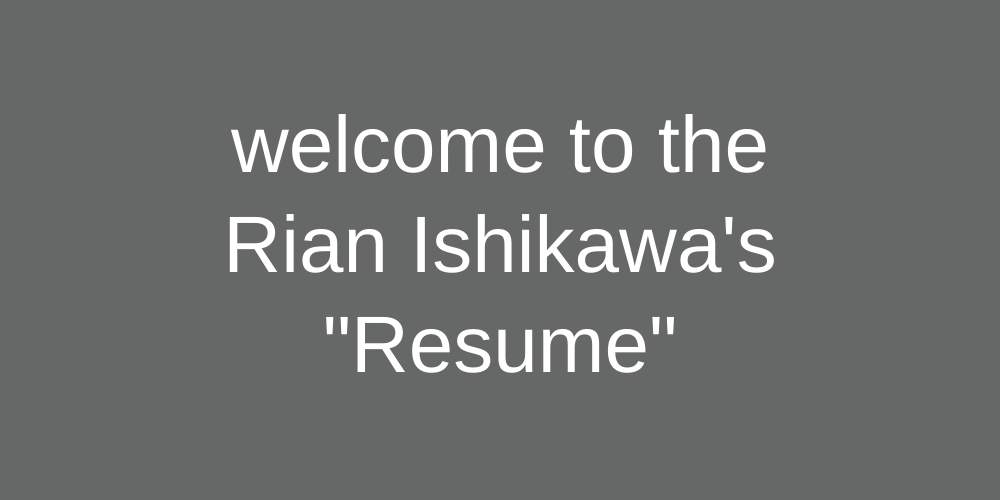
Frame 1 (no input)
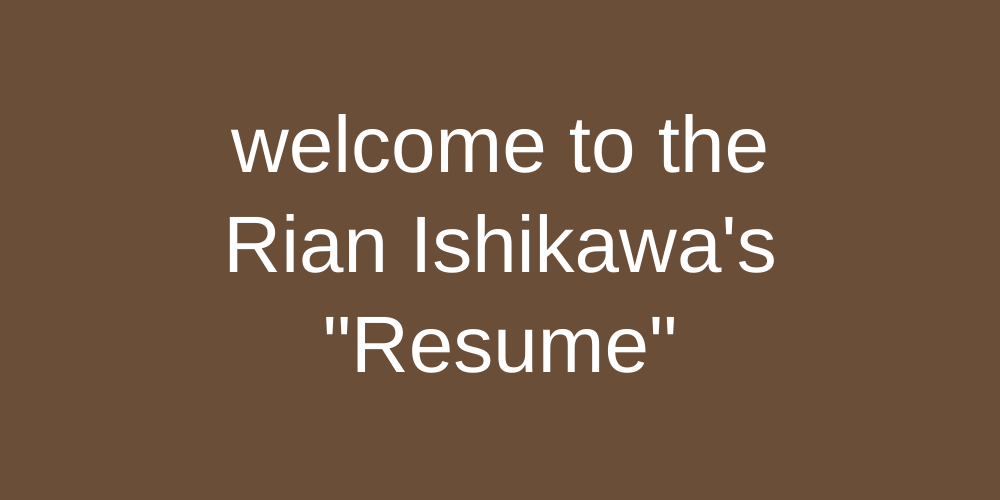
Frame 60 (no input)
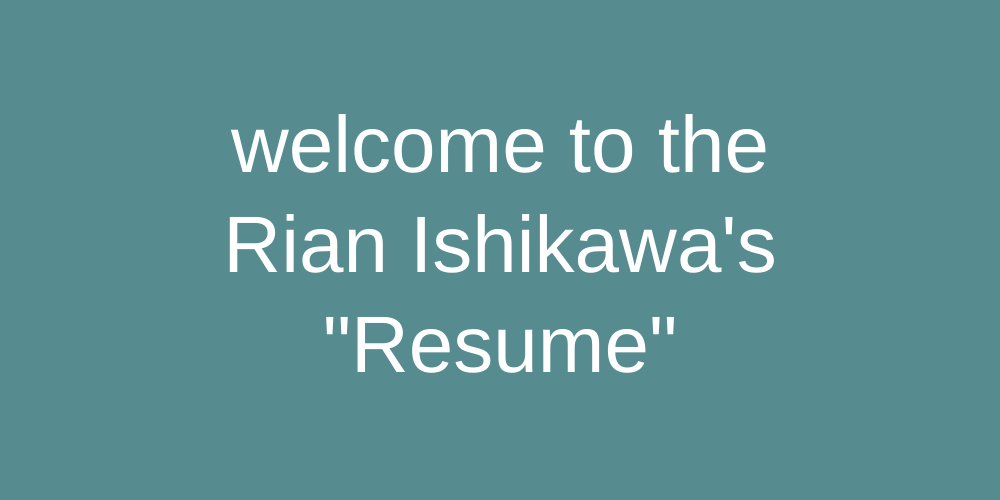
Frame 120 (the mouse pressed at the canvas centre since frame 60)

The p5.js sketch that drew these frames (run headless with seeded random() and noise() and a simulated clock; from frame 60 on, the mouse is pressed at the canvas centre):

// p5.js sketch
// ── sketch.js
// Code 2
// Section B
// BFADT
// Spring 2018
// Jonathan Beilin

// Based on code by Bryan Ma

// week 4
// simple scene state machine

let sceneStates = Object.freeze({
  ABOUT: 0,
  TUTORIAL: 1,
  ONE: 2,
  TWO: 3,
  THREE: 4,
  END: 5
});

let currentState = sceneStates.ABOUT;

let keyOn = false;
let tutorialTimer;
let gameTimer;
let gameTimePressed;
const timeForTutorial = 3000;
const timeForGame = 5000;

function setup() {
  createCanvas(1000, 500);
}

function draw() {
  drawScene(currentState);
  checkTransition(currentState);
  keyOn = false;
}

function drawScene(whichScene) {
  switch (whichScene) {
    case sceneStates.ABOUT:
      background(100 + sin(frameCount * 0.05) * 50, 100 + sin(frameCount * 0.06) * 50, 100 + sin(frameCount * 0.07) * 50);
      fill(255);
      textSize(80);
      textAlign(CENTER, CENTER);
      text("welcome to the\nRian Ishikawa's\n\"Resume\"", width/2, height/2);
      break;
    case sceneStates.TUTORIAL:
        background(100 + sin(frameCount * 0.05) * 50, 100 + sin(frameCount * 0.06) * 50, 100 + sin(frameCount * 0.07) * 50);
        fill(0);
        textSize(48);
        textAlign(CENTER, CENTER);
        text("HOW TO VIEW...", width/2, height/2 - 100);
        textSize(32);
        text("by hitting the key,\nit switchs the page", width/2, height/2);

        textSize(24);
      
      break;
    case sceneStates.ONE:
        background(100 + sin(frameCount * 0.05) * 50, 100 + sin(frameCount * 0.06) * 50, 100 + sin(frameCount * 0.07) * 50);
        textSize(20);
        fill(255);
        text("Rian Ishikawa is a  Parsons to study Design and Technology. \n She strongly believes technology is what we need to explore in the world \nwe all live in right now because digital art has the capacity to expand the idea of art . \nArt has been about the relationship between the artist to physical materials to viewers \nand something that once made and would be unchangeable other than decaying throughout time.\n But with digital art, artists can explore and represent them self freely not tied to the physical world.\n Digital technology could expand the space freely so it is possible to manipulate the space \nand send an idea and message of the artwork more directly to the audience. \n", width/2, height/2);  

  
      break;
    case sceneStates.TWO:
        background(100 + sin(frameCount * 0.05) * 50, 100 + sin(frameCount * 0.06) * 50, 100 + sin(frameCount * 0.07) * 50);
        textSize(20);
        fill(255);
        text("For example... \n", width/2, height/2);  

  
      break;
    case sceneStates.THREE:
      //var timeLeft = (timeForGame - (millis() - gameTimer))/1000;
      
      background(0);
      var gridSize = 35;
      var r;
      var g = 0;
      var b;
      fill(0);
      textSize(164);

      for (var x = gridSize; x <= width - gridSize; x += gridSize) {
        for (var y = gridSize; y <= height - gridSize; y += gridSize) {
          noStroke();
          r=map(x, 0,255,0,720);
          b=map(y, 0,255,0,360);
          fill(r,g,b);
          rect(x-1, y-1, 3, 3);
          stroke(255, 50);
          line(x, y, mouseX, mouseY);
        }
      } 
    
      break;
    case sceneStates.END:
      background(10, 10, 10);
      fill(255);
      textSize(64);
      textAlign(CENTER, CENTER);
      text("If you are intrested,", width/2, height - 200);
      textSize(24);
      text("Please contact me by ishir445@newschool.edu", width/2, height - 100);
    default:
      break;
  }
}

function checkTransition(whichScene) {
  switch (whichScene) {
    case sceneStates.ABOUT:
      if (keyOn) {
        currentState++;
        setUpScene(currentState);
      }
      break;
    case sceneStates.TUTORIAL:
      
        if (keyOn) {
          currentState++;
          setUpScene(currentState);
        }
      
      break;
    case sceneStates.ONE:
      
        if (keyOn) {
          currentState++;
          setUpScene(currentState);
        }
      
      break;
    case sceneStates.TWO:
      
        if (keyOn) {
          currentState++;
          setUpScene(currentState);
        }
      
      break;
    case sceneStates.THREE:
        if (keyOn) {
            currentState++;
            setUpScene(currentState);
          }
      break;
    case sceneStates.END:
        if (keyOn) {
            currentState++;
            setUpScene(currentState);
          }
      break;

    default:
      break;
  }
}

function setUpScene(whichScene) {
  switch (whichScene) {
    case sceneStates.ABOUT:
      break;
    case sceneStates.TUTORIAL:
      //tutorialTimer = millis();
      break;
    case sceneStates.ONE:
      //gameTimer = millis();
      break;
    case sceneStates.TWO:
      break;
    case sceneStates.THREE:
      break;
    case sceneStates.END:
      break;
    default:
      break;
  }
}

function keyPressed() {
  keyOn = true;
}
